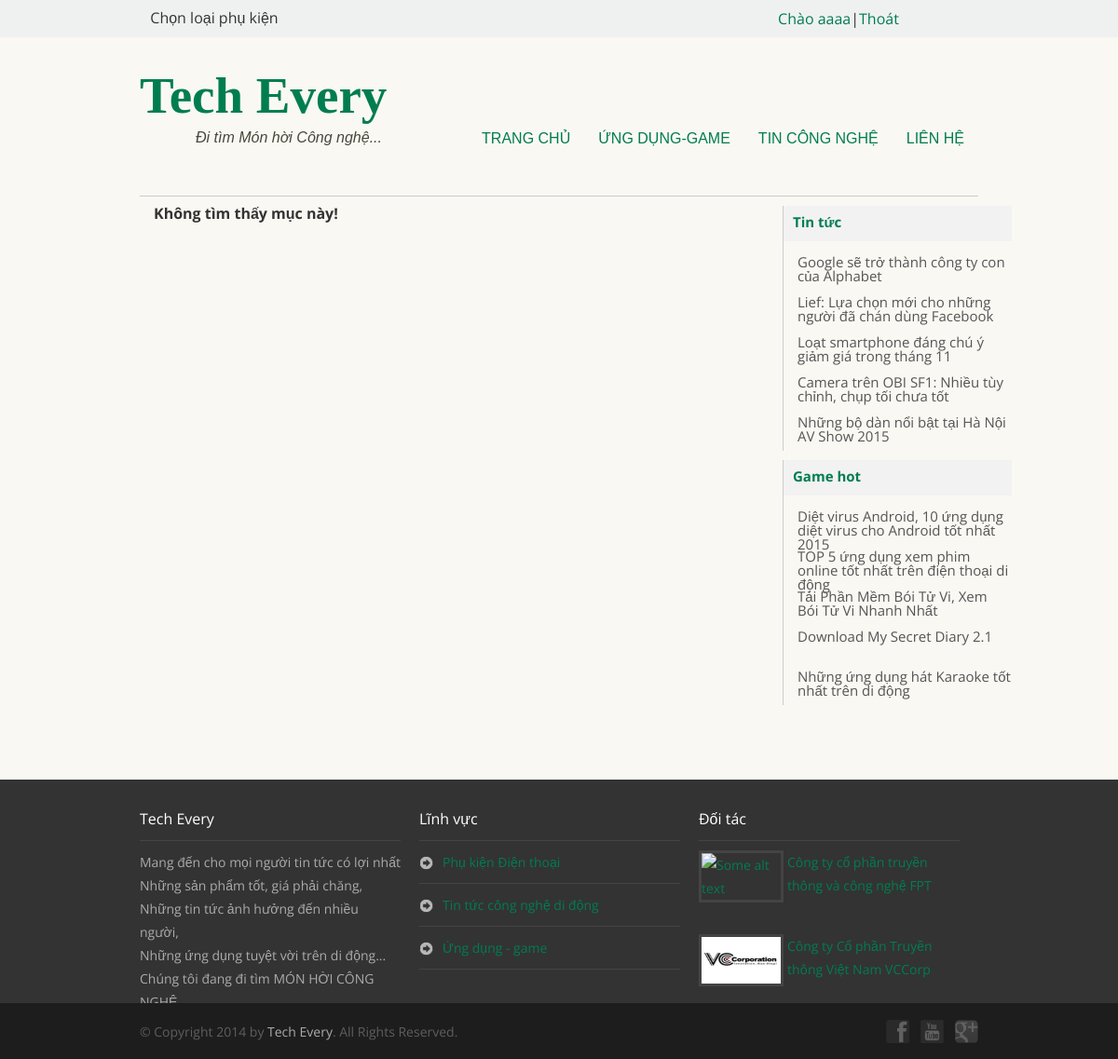
/detail_product.php (signed in), run on the app's committed database.
### tables this page shows
CREATE TABLE IF NOT EXISTS `news` (
  `NewsID` float NOT NULL AUTO_INCREMENT,
  `NewsName` varchar(255) NOT NULL,
  `NewsNoName` varchar(255) NOT NULL,
  `NewsContent` text NOT NULL,
  `NewsImg` varchar(512) NOT NULL,
  `NewsDate` datetime NOT NULL,
  `NewsAID` int(11) NOT NULL,
  `NewsCID` int(11) NOT NULL,
  `NewsTID` int(11) NOT NULL,
  `NewsIsActive` int(11) NOT NULL,
  `NewsUserID` int(11) NOT NULL,
  `NewsPos` int(11) NOT NULL,
  PRIMARY KEY (`NewsID`),
  KEY `NewsDate` (`NewsDate`),
  KEY `NewsAID` (`NewsAID`),
  KEY `NewsCID` (`NewsCID`),
  KEY `NewsTID` (`NewsTID`),
  KEY `NewsUserID` (`NewsUserID`)
);

### global/class_db.php (called while the page is built, shortened)
<?php
class Db {
	public $dbc;
	public function __construct($db_no) {
		if ($db_no == 1) {
			$this->dbc = mysqli_connect(DB_HOST, DB_USERNAME, DB_PASS, DB_NAME);
		}
		mysqli_query ($this->dbc, "set names 'utf8'");
	}
	public function doQuery($query) {
		$this->r = mysqli_query($this->dbc, $query) or die (mysqli_error($this->dbc));
	}
	public function loadLatestDetailApp($ExceptNoName, $OrderBy, $ascdesc, $num) {
		$query = "SELECT * FROM news AS n ";
        $query .= " JOIN area AS a ON n.NewsAID = a.AreaID ";
        $query .= " JOIN category AS c ON n.NewsCID = c.CategoryID ";
        $query .= " JOIN type AS t ON n.NewsTID = t.TypeID ";
        $query .= " JOIN user AS u ON n.NewsUserID = u.UserID ";
        $query .= " WHERE a.AreaID = 2 AND NewsNoName != '".$ExceptNoName."' ORDER BY ".$OrderBy." ".$ascdesc." LIMIT 0, ".$num;
		$this->doQuery($query);
	}
	public function loadLatestDetailTechNews($ExceptNoName, $OrderBy, $ascdesc, $num) {
		$query = "SELECT * FROM news AS n ";
        $query .= " JOIN area AS a ON n.NewsAID = a.AreaID ";
        $query .= " JOIN category AS c ON n.NewsCID = c.CategoryID ";
        $query .= " JOIN type AS t ON n.NewsTID = t.TypeID ";
        $query .= " JOIN user AS u ON n.NewsUserID = u.UserID ";
        $query .= " WHERE a.AreaID = 1 AND NewsNoName != '".$ExceptNoName."' ORDER BY ".$OrderBy." ".$ascdesc." LIMIT 0, ".$num;
		$this->doQuery($query);
	}
}
?>

### global/func.php (called while the page is built, shortened)
<?php
require_once("class_db.php");
$myDb = new Db(1);
?>

### include/sb_product.php (the view, shortened to what this page needs)
<div class="box-sb">
                    <div class="box-sb-title"><span><a href="news.html">Tin tức</a></span></div>
                    <div class="box-sb-content">
                        <ul>
                            <?php
                                $myDb->loadLatestDetailTechNews(" ", "NewsPos", "ASC", 5);
                                $sbr = $myDb->r;
                                while ($sbnews = mysqli_fetch_array($sbr, MYSQLI_ASSOC)) {
                                    echo '<li><a href="detail_technews-'.$sbnews['NewsNoName'].'.html">'.$sbnews['NewsName'].'</a></li>';
                                }
                            ?>
                        </ul>
                    </div>
                </div>
                <div class="box-sb">
                    <div class="box-sb-title"><span><a href="app.html">Game hot</a></span></div>
                    <div class="box-sb-content">
                        <ul>
                            <?php
                                $myDb->loadLatestDetailApp(" ", "NewsPos", "ASC", 5);
                                $sbr2 = $myDb->r;
                                while ($sbapp = mysqli_fetch_array($sbr2, MYSQLI_ASSOC)) {
                                    echo '<li><a href="detail_app-'.$sbapp['NewsNoName'].'.html">'.$sbapp['NewsName'].'</a></li>';
                                }
                            ?>
                        </ul>
                    </div>
                </div>

### css/style.css (style rules this page uses)
body { border-top: 40px solid #eff1f1; background: #faf8f3; font-family: 'Open Sans', sans-serif; color: #333; }
a { text-decoration:none; color:inherit; transition: color .5s ease; color: #007d50; }

### css/pages.css (style rules this page uses)
.box-sb { width: 245px; margin-top: 10px; border-left: 1px solid #ccc; }
.box-sb .box-sb-title { font-size: 15px; height: 28px; color: #007d50; font-weight: bold; padding: 10px 0 0 10px; background: #f2f2f2; }
.box-sb .box-sb-content { margin-top: 10px; }
.box-sb .box-sb-content li { height: 38px; margin: 0; font-size: 15px; text-align: left; padding: 5px 0 0 15px; }
.box-sb .box-sb-content li a { color: #555; }

### data on the page
news: NewsName "Google sẽ trở thành công ty con của Alphabet"
news: NewsName "Lief: Lựa chọn mới cho những người đã chán dùng Facebook"
news: NewsName "Loạt smartphone đáng chú ý giảm giá trong tháng 11"
news: NewsName "Camera trên OBI SF1: Nhiều tùy chỉnh, chụp tối chưa tốt"
news: NewsName "Những bộ dàn nổi bật tại Hà Nội AV Show 2015"
news: NewsName "Diệt virus Android, 10 ứng dụng diệt virus cho Android tốt nhất 2015"
news: NewsName "TOP 5 ứng dụng xem phim online tốt nhất trên điện thoại di động"
news: NewsName "Tải Phần Mềm Bói Tử Vi, Xem Bói Tử Vi Nhanh Nhất"
news: NewsName "Download My Secret Diary 2.1"
news: NewsName "Những ứng dụng hát Karaoke tốt nhất trên di động"

### other printed values
$_SESSION['Username'] "aaaa"
SITE_NAME "Tech Every"
